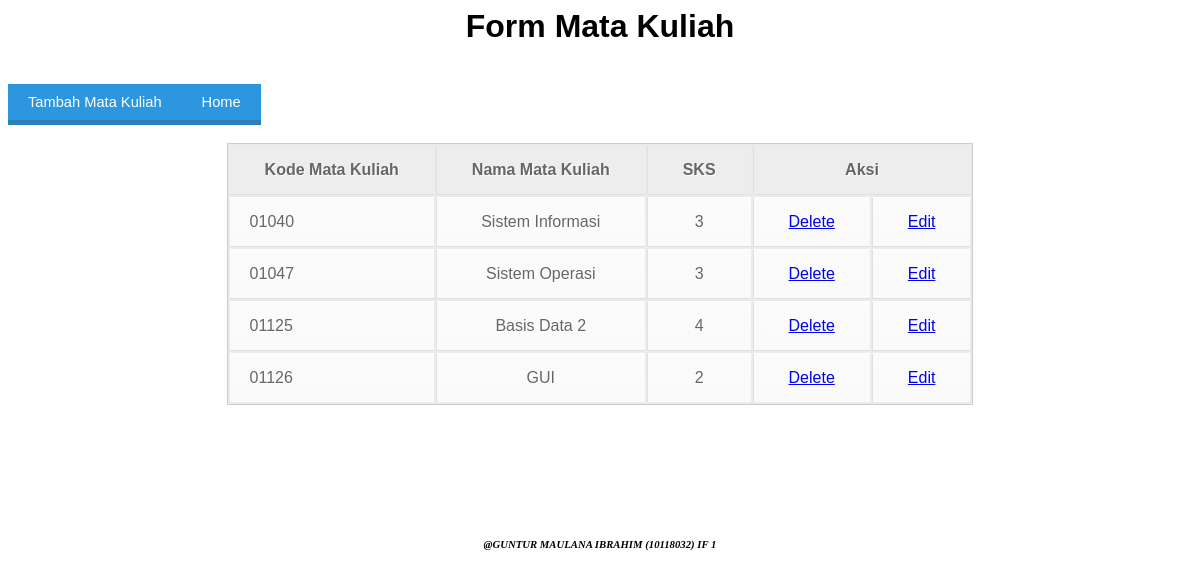
Screenshot of /tampil_matkul.php with the database file from the repository.
### tables this page shows
CREATE TABLE `matakuliah` (
  `kode_mk` varchar(6) NOT NULL,
  `nama_mk` varchar(20) DEFAULT NULL,
  `sks` int DEFAULT NULL,
  PRIMARY KEY (`kode_mk`)
);

### tampil_matkul.php (the view, shortened to what this page needs)
<?php
include 'koneksi.php';
?>
<link rel="stylesheet" type="text/css" href="style2.css">
<table align='center'>
	<center><h1>Form Mata Kuliah</h1></center>
<br><form action="tambah_matkul.php" method="POST">
<button class="tombol">Tambah Mata Kuliah</button>
</form>
<form action="index.php" method="POST">
<button class="tombol">Home</button><br><br>
	<tr>
		<th>Kode Mata Kuliah</th>
		<th>Nama Mata Kuliah</th>
		<th>SKS</th>
		<th colspan="2">Aksi</th>
	</tr>
	<?php
	$read = "SELECT * FROM `matakuliah`";
	 $query = mysqli_query($db, $read);
	 while($row = mysqli_fetch_array($query)){
	 	$kode = $row['kode_mk'];
	 	$nama_matkul = $row['nama_mk'];
	 	$sks = $row['sks'];
    ?>
<link rel="stylesheet" type="text/css" href="style2.css">
    <tr>
    	<td><?php print($kode);?></td>
    	<td><?php print($nama_matkul);?></td>
    	<td><?php print($sks);?></td>
    	<td><a href="delete_matkul.php?kode_mk=<?php print($kode);?>">Delete</a></td>
    	<td><a href="edit_matkul.php?kode_mk=<?php print($kode);?>">Edit</a></td>
    </tr>
    <?php
   	}
   	?>
</table>
<center>
	<h6><i>@GUNTUR MAULANA IBRAHIM (10118032) IF 1</i></h6>

### style2.css (style rules this page uses)
h1 { font-family: sans-serif; }
table { font-family: Arial, Helvetica, sans-serif; color: #666; text-shadow: 1px 1px 0px #fff; background: #eaebec; border: #ccc 1px solid; }
table th { padding: 15px 35px; border-left:1px solid #e0e0e0; border-bottom: 1px solid #e0e0e0; background: #ededed; }
table th:first-child { border-left:none; }
table tr { text-align: center; padding-left: 20px; }
table td:first-child { text-align: left; padding-left: 20px; border-left: 0; }
table td { padding: 15px 35px; border-top: 1px solid #ffffff; border-bottom: 1px solid #e0e0e0; border-left: 1px solid #e0e0e0; background: #fafafa; background: -webkit-gradient(linear, left top, left bottom, from(#fbfbfb), to(#fafafa)); background: -moz-linear-gradient(top, #fbfbfb, #fafafa); }
table tr:last-child td { border-bottom: 0; }
table tr:last-child td:first-child { -moz-border-radius-bottomleft: 3px; -webkit-border-bottom-left-radius: 3px; border-bottom-left-radius: 3px; }
table tr:last-child td:last-child { -moz-border-radius-bottomright: 3px; -webkit-border-bottom-right-radius: 3px; border-bottom-right-radius: 3px; }
.tombol { background:#2C97DF; color:white; border-top:0; border-left:0; border-right:0; border-bottom:5px solid #2A80B9; padding:10px 20px; text-decoration:none; font-family:sans-serif; font-size:11pt; }

### rows the page displays
matakuliah: kode_mk "01040", nama_mk "Sistem Informasi", sks "3"
matakuliah: kode_mk "01047", nama_mk "Sistem Operasi", sks "3"
matakuliah: kode_mk "01125", nama_mk "Basis Data 2", sks "4"
matakuliah: kode_mk "01126", nama_mk "GUI", sks "2"
